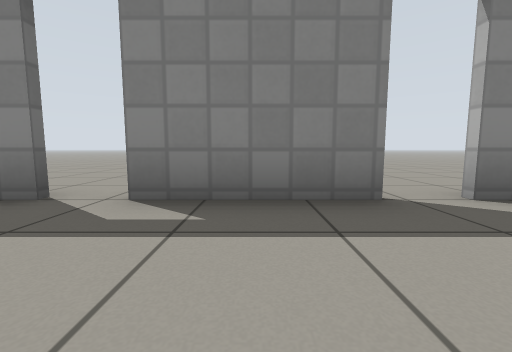
View 1 (above)

17 first-person views from a walk through a robot-simulator world made for Gazebo. The camera is 0.5 m above the floor, tilts 6° down and sees 90° across. The floor is counted in squares, 1 m on a side. Each view is taken from the middle of a square. On the plan, view 1 faces up. The plan holds only what a view shows up to about 9 squares ahead; the rest is blank. Gazebo's built-in surfaces are drawn with simple patterns.

View 2
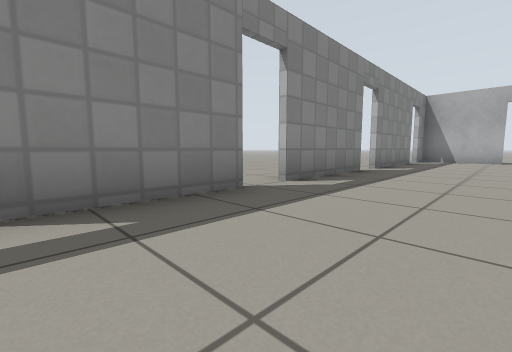

View 3
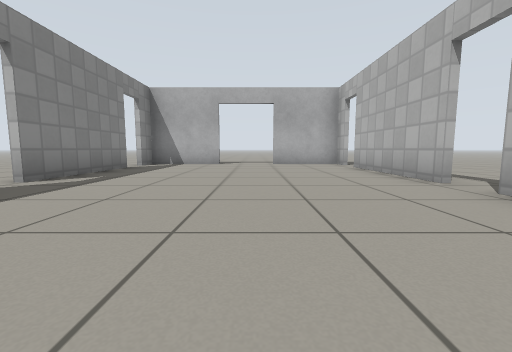

View 4
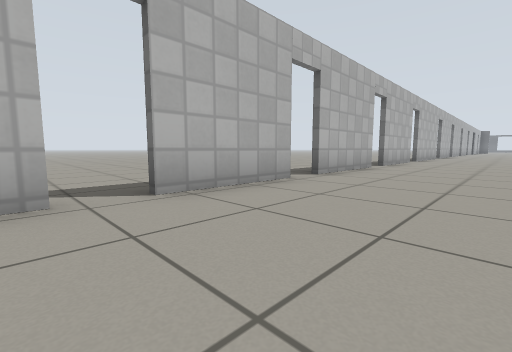

View 5
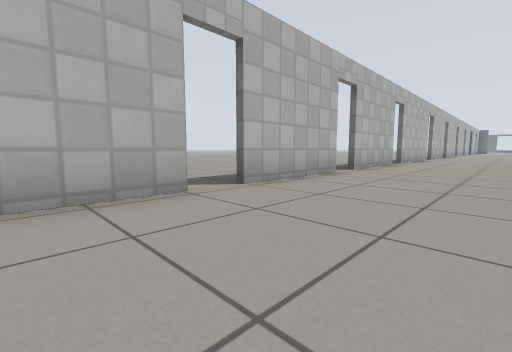

View 6
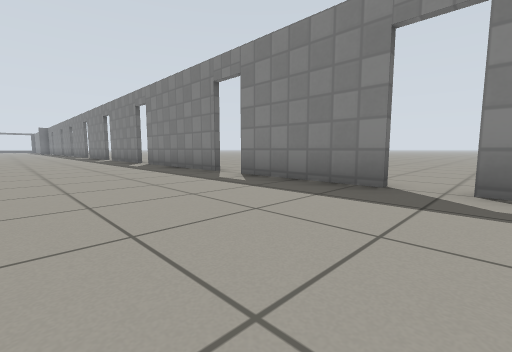

View 7
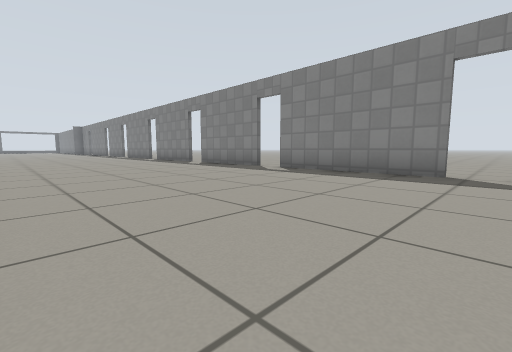

View 8
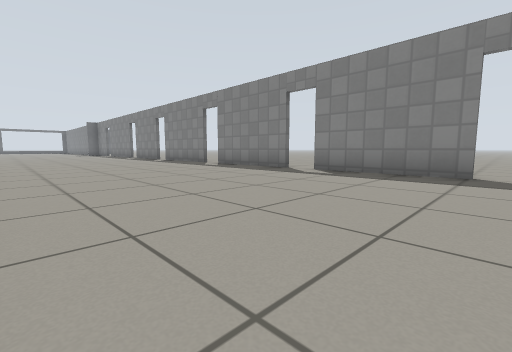

View 9
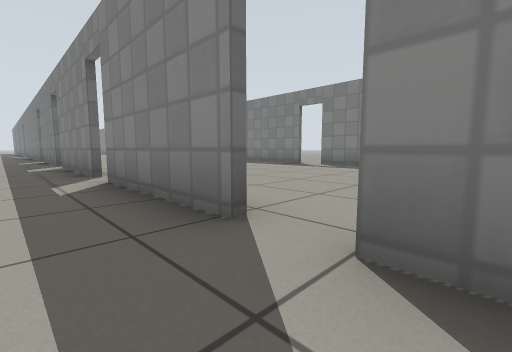

View 10
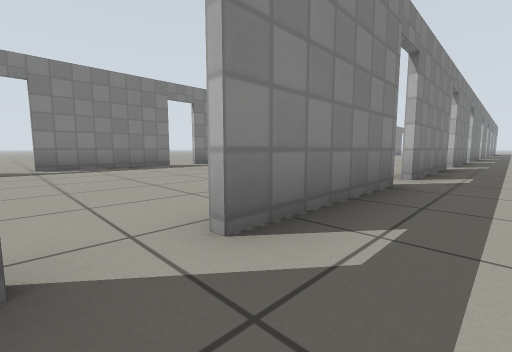

View 11
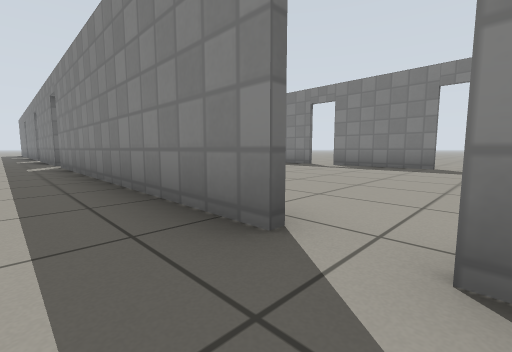

View 12
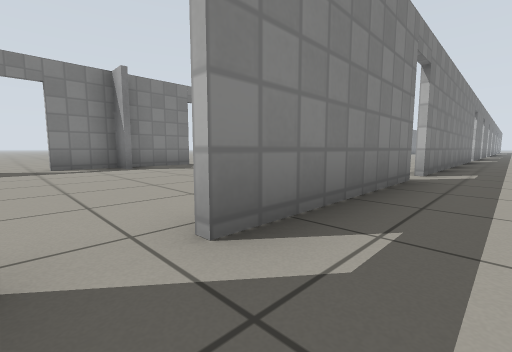

View 13
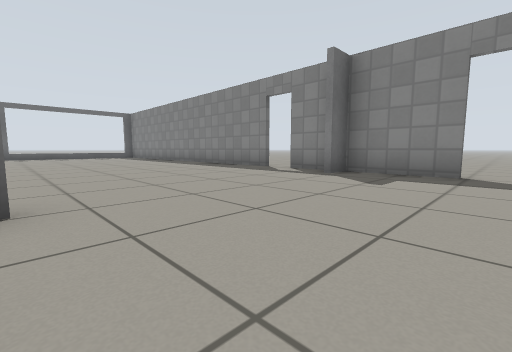

View 14
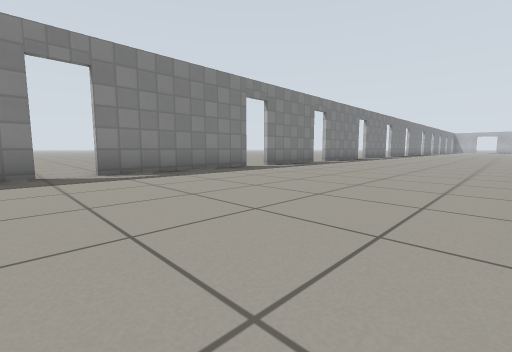

View 15
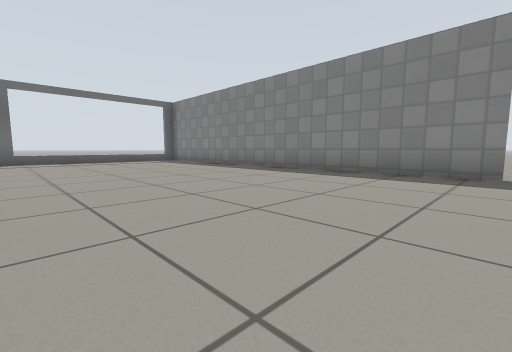

View 16
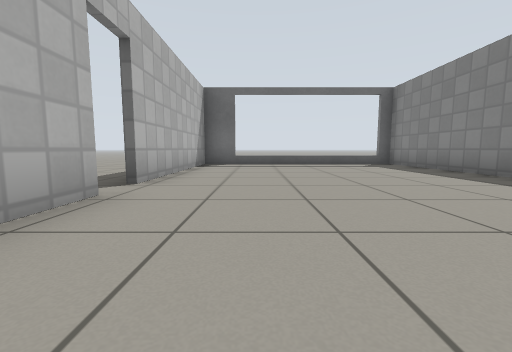

View 17
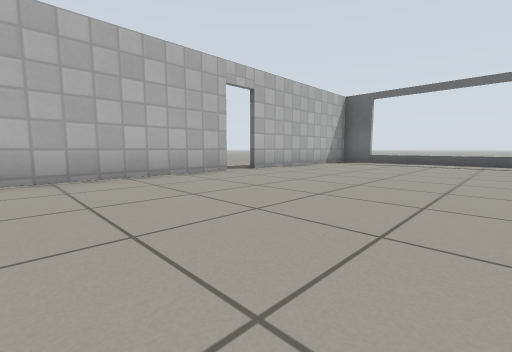

### Floor plan
Points are (right, up) in squares from view 1. A wall is a line through its corners. A room is listed if a view was taken in it or the views show most of it. See-through windows are left out.
Room 1 (views 1, 2, 3, 4, 5, 6, 7, 8, 13, 14, 15, 16, 17)
walls: (-18.2, 2.5) (-21.5, 2.5); (-14.2, 2.5) (-17.5, 2.5); (-22.2, 2.5) (-25.1, 2.5); (-10.4, 2.5) (-13.5, 2.5); (-25.9, 2.5) (-29.8, 2.5); (-6.2, -3.7) (-5.8, -3.7); (-5.8, 2.5) (-9.6, 2.5); (-30.5, 2.5) (-34.2, 2.5); (-5, -3.7) (-2, -3.7); (-2.1, 2.5) (-5, 2.5); (-1.2, -3.7) (1.6, -3.7); (-35, 2.5) (-45.6, 2.5) (-45.6, -3.7) (-40.6, -3.7); (1.2, 2.5) (-1.4, 2.5); (2.4, -3.7) (4.9, -3.7); (-39.9, -3.7) (-35.9, -3.7); (5, 2.5) (2.1, 2.5); (5.6, -3.7) (9.1, -3.7); (9, 2.5) (5.8, 2.5); (10, -3.7) (10.6, -3.7) (10.6, -1.5); (10.6, 0.1) (10.6, 2.5) (9.8, 2.5)
ways out: open door at (-40, -4) to room 2; open door at (-34.5, -4) to room 2; open door at (-30, -4) to room 2; open door at (-21.5, -4) to room 2; open door at (-10, -4) to room 2; open door at (-5.5, -4) to room 2; open door at (-1.5, -4) to room 2; open door at (2, -4) to room 2; open door at (9.5, -4) to room 2; open door at (11, -0.5) to room 2; gap at (-17.5, -4) to room 2; gap at (-13.5, -4) to room 2; gap at (5.5, -4) to room 2; open door at (-30, 2.5); open door at (-25.5, 2.5); open door at (-22, 2.5); open door at (-18, 2.5); open door at (-14, 2.5); open door at (-10, 2.5); open door at (-5.5, 2.5); open door at (1.5, 2.5); open door at (9.3, 2.7); gap at (-34.5, 2.5); gap at (-1.7, 2.3); gap at (5.5, 2.5)
Room 2 (views 9, 10, 11, 12)
walls: (-14.1, -3.9) (-17.4, -3.9); (-10.4, -3.9) (-13.4, -3.9); (-18.1, -3.9) (-21.1, -3.9); (-22, -3.9) (-29.5, -3.9); (-30.4, -3.9) (-34.2, -3.9)
low walls: (-8.9, -3.9) (-9.5, -3.9)
ways out: open door at (-40, -4) to room 1; open door at (-34.5, -4) to room 1; open door at (-30, -4) to room 1; open door at (-21.5, -4) to room 1; open door at (-10, -4) to room 1; open door at (-5.5, -4) to room 1; open door at (-1.5, -4) to room 1; open door at (2, -4) to room 1; open door at (9.5, -4) to room 1; open door at (11, -0.5) to room 1; gap at (-17.5, -4) to room 1; gap at (-13.5, -4) to room 1; gap at (5.5, -4) to room 1

Where each view was taken, in squares from view 1:
view 1: 0 up, 0 right, facing up
view 2: 0 up, 1 left, facing up-right
view 3: 1 down, 2 right, facing right
view 4: 1 down, 6 right, facing down-left
view 5: 1 down, 4 right, facing down-left
view 6: 1 down, 1 left, facing up-left
view 7: 3 down, 5 left, facing up-left
view 8: 3 down, 10 left, facing up-left
view 9: 5 down, 9 left, facing up-left
view 10: 5 down, 22 left, facing up-right
view 11: 5 down, 21 left, facing up-left
view 12: 5 down, 35 left, facing up-right
view 13: 3 down, 30 left, facing up-left
view 14: 3 down, 31 left, facing up-right
view 15: 3 down, 35 left, facing up-left
view 16: 2 down, 37 left, facing left
view 17: 1 up, 36 left, facing down-left
